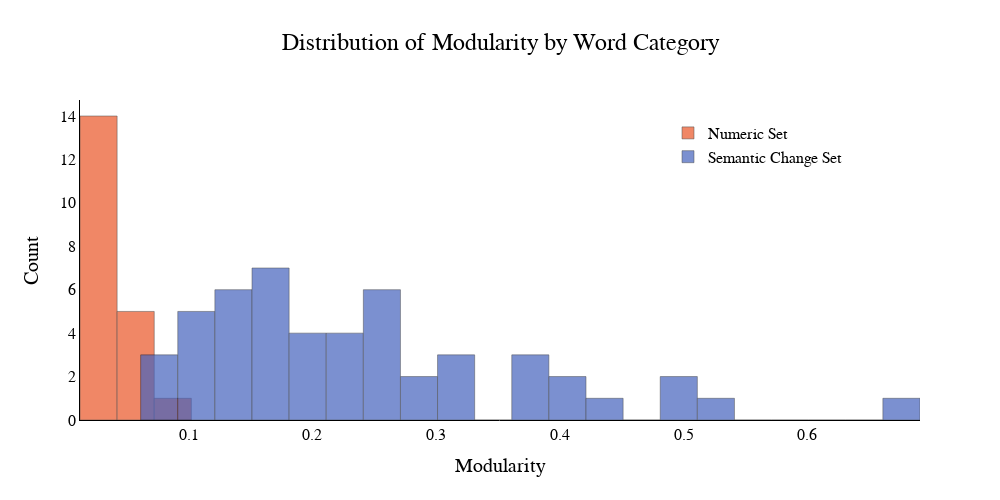

The code cell stored with this chart in its notebook:
### Code cell
# Create the modularity count plot for only Numeric and Semantic Change words using Plotly
# On mouseover, show the list of words in the moused over bin
# Bars have the same width for both categories, but the number of bins may differ
# Instead of annotating the means and medians on the plot, specify them in the legend

import plotly.graph_objs as go
import numpy as np
import urllib.request
import matplotlib.font_manager as fm

# Download and set the Junicode font (matching climate_change.ipynb style)
font_url = "http://calcifercomputing.com/fonts/junicode/TTF/Junicode-Regular.ttf"
font_path = "/tmp/Junicode-Regular.ttf"
urllib.request.urlretrieve(font_url, font_path)
junicode_prop = fm.FontProperties(fname=font_path)

# Include Numeric and Semantic Change categories
categories_to_plot = ['Numeric', 'Semantic Change']
filtered_df = df[df['category'].isin(categories_to_plot)]

# Define colors using the same palette as climate_change.ipynb
good_colors = ['#EA5526', '#4462BD', '#51915B', '#8064A2', '#E5B700']
category_colors = {
    'Numeric': good_colors[0],         
    'Semantic Change': good_colors[1],
}

# Set a fixed bar width for all bars (e.g., 0.03 modularity units)
fixed_bar_width = 0.03

# Store mean/median for legend
category_stats = {}

# Create custom histogram traces with hover text showing words in each bin
traces = []

for category in categories_to_plot:
    cat_df = filtered_df[filtered_df['category'] == category]
    modularity_values = cat_df['modularity'].values
    words = cat_df['word'].values

    if len(modularity_values) == 0:
        continue

    # Compute bin edges for this category, using the fixed bar width
    bin_min = np.min(modularity_values)
    bin_max = np.max(modularity_values)
    # Ensure at least one bin
    nbins = max(1, int(np.ceil((bin_max - bin_min) / fixed_bar_width)))
    # Recompute bin edges to cover the full range
    bin_edges = np.linspace(bin_min, bin_min + nbins * fixed_bar_width, nbins + 1)

    # Assign each value to a bin
    bin_indices = np.digitize(modularity_values, bin_edges) - 1  # bins are 0-indexed

    # Prepare bin counts and hovertext
    bin_counts = np.zeros(nbins)
    bin_word_lists = [[] for _ in range(nbins)]

    for idx, bin_idx in enumerate(bin_indices):
        # Clamp bin_idx to valid range
        if bin_idx < 0:
            bin_idx = 0
        elif bin_idx >= nbins:
            bin_idx = nbins - 1
        bin_counts[bin_idx] += 1
        bin_word_lists[bin_idx].append(words[idx])

    # Prepare hover text: show words in each bin (up to 10, then "and N more")
    hover_texts = []
    for word_list, left, right in zip(bin_word_lists, bin_edges[:-1], bin_edges[1:]):
        if len(word_list) == 0:
            hover_texts.append(f"Modularity: {left:.3f}–{right:.3f}<br>No words")
        else:
            display_words = word_list[:10]
            more_count = len(word_list) - len(display_words)
            word_str = ', '.join(display_words)
            if more_count > 0:
                word_str += f", and {more_count} more"
            hover_texts.append(
                f"Modularity: {left:.3f}–{right:.3f}<br>Words ({len(word_list)}):<br>{word_str}"
            )

    # Calculate mean and median
    mean_mod = np.mean(modularity_values)
    median_mod = np.median(modularity_values)
    category_stats[category] = (mean_mod, median_mod, int(np.sum(bin_counts)))

    # Use bar for custom hovertext, plotting counts (not density)
    traces.append(
        go.Bar(
            x=0.5 * (bin_edges[:-1] + bin_edges[1:]),  # bin centers
            y=bin_counts,
            width=fixed_bar_width,
            name=f"{category} Set",
            opacity=0.7,
            marker_color=category_colors.get(category, good_colors[3]),
            hovertext=hover_texts,
            hoverinfo='text',
            marker_line_width=0.5,
            marker_line_color='black',
            hovertemplate=f'<b>{category}</b><br>%{{hovertext}}<extra></extra>'
        )
    )

# Create the layout matching climate_change.ipynb styling
layout = go.Layout(
    title=dict(
        text='Distribution of Modularity by Word Category',
        font=dict(family="Junicode", size=24, color="black"),
        x=0.5
    ),
    xaxis=dict(
        title=dict(text='Modularity', font=dict(family="Junicode", size=20, color="black")),
        tickfont=dict(family="Geist Mono", size=16, color="black"),
        linecolor='black',
        linewidth=1,
        showgrid=False,
        zeroline=False
    ),
    yaxis=dict(
        title=dict(text='Count', font=dict(family="Junicode", size=20, color="black")),
        tickfont=dict(family="Geist Mono", size=16, color="black"),
        linecolor='black',
        linewidth=1,
        showgrid=False,
        zeroline=False
    ),
    barmode='overlay',
    legend=dict(
        x=0.7, y=0.95,
        bgcolor='rgba(0,0,0,0)',  # Transparent background
        font=dict(family="Junicode", size=16, color="black"),
        itemclick='toggle',      # Allow toggling traces on/off by clicking legend
        itemdoubleclick='toggleothers'  # Double-click to isolate
    ),
    hoverlabel=dict(
        font=dict(family="Geist Mono", size=12)
    ),
    width=1000,
    height=500,
    plot_bgcolor='rgba(0,0,0,0)',
    paper_bgcolor='rgba(0,0,0,0)',
    showlegend=True
)

fig = go.Figure(data=traces, layout=layout)
config={'displayModeBar': False}
fig.show(config=config)
fig.write_html('modularity_dist.html', config=config)

### Figure 1 — Plotly figure (JSON) as saved in the notebook; plotly's stock layout.template omitted (floating-point values rounded to 4 significant figures)
{"data": [{"hoverinfo": "text", "hovertemplate": "<b>Numeric</b><br>%{hovertext}<extra></extra>", "hovertext": ["Modularity: 0.012–0.042<br>Words (14):<br>seven, six, eight, two, nine, twelve, five, twenty, four, fourteen, and 4 more", "Modularity: 0.042–0.072<br>Words (5):<br>seventeen, fifteen, sixteen, nineteen, eighteen", "Modularity: 0.072–0.102<br>Words (1):<br>one"], "marker": {"color": "#EA5526", "line": {"color": "black", "width": 0.5}}, "name": "Numeric Set", "opacity": 0.7, "type": "bar", "width": 0.03, "x": [0.02715, 0.05715, 0.08715], "y": [14.0, 5.0, 1.0]}, {"hoverinfo": "text", "hovertemplate": "<b>Semantic Change</b><br>%{hovertext}<extra></extra>", "hovertext": ["Modularity: 0.061–0.091<br>Words (3):<br>woke, closet, out", "Modularity: 0.091–0.121<br>Words (5):<br>friend, gender, like, climate, subscribe", "Modularity: 0.121–0.151<br>Words (6):<br>tea, slay, lit, ally, creator, salty", "Modularity: 0.151–0.181<br>Words (7):<br>cringe, stream, hustle, swipe, launch, story, shade", "Modularity: 0.181–0.211<br>Words (4):<br>ship, cancel, post, mouse", "Modularity: 0.211–0.241<br>Words (4):<br>streaming, drop, fluid, scroll", "Modularity: 0.241–0.271<br>Words (6):<br>ghost, deck, follow, goat, unicorn, startup", "Modularity: 0.271–0.301<br>Words (2):<br>fire, text", "Modularity: 0.301–0.331<br>Words (3):<br>share, cloud, troll", "Modularity: 0.331–0.361<br>No words", "Modularity: 0.361–0.391<br>Words (3):<br>queer, binary, content", "Modularity: 0.391–0.421<br>Words (2):<br>viral, pivot", "Modularity: 0.421–0.451<br>Words (1):<br>platform", "Modularity: 0.451–0.481<br>No words", "Modularity: 0.481–0.511<br>Words (2):<br>tablet, spam", "Modularity: 0.511–0.541<br>Words (1):<br>app", "Modularity: 0.541–0.571<br>No words", "Modularity: 0.571–0.601<br>No words", "Modularity: 0.601–0.631<br>No words", "Modularity: 0.631–0.661<br>No words", "Modularity: 0.661–0.691<br>Words (1):<br>tweet"], "marker": {"color": "#4462BD", "line": {"color": "black", "width": 0.5}}, "name": "Semantic Change Set", "opacity": 0.7, "type": "bar", "width": 0.03, "x": [0.07619, 0.1062, 0.1362, 0.1662, 0.1962, 0.2262, 0.2562, 0.2862, 0.3162, 0.3462, 0.3762, 0.4062, 0.4362, 0.4662, 0.4962, 0.5262, 0.5562, 0.5862, 0.6162, 0.6462, 0.6762], "y": [3.0, 5.0, 6.0, 7.0, 4.0, 4.0, 6.0, 2.0, 3.0, 0.0, 3.0, 2.0, 1.0, 0.0, 2.0, 1.0, 0.0, 0.0, 0.0, 0.0, 1.0]}], "layout": {"barmode": "overlay", "height": 500, "hoverlabel": {"font": {"family": "Geist Mono", "size": 12}}, "legend": {"bgcolor": "rgba(0,0,0,0)", "font": {"color": "black", "family": "Junicode", "size": 16}, "itemclick": "toggle", "itemdoubleclick": "toggleothers", "x": 0.7, "y": 0.95}, "paper_bgcolor": "rgba(0,0,0,0)", "plot_bgcolor": "rgba(0,0,0,0)", "showlegend": true, "title": {"font": {"color": "black", "family": "Junicode", "size": 24}, "text": "Distribution of Modularity by Word Category", "x": 0.5}, "width": 1000, "xaxis": {"linecolor": "black", "linewidth": 1, "showgrid": false, "tickfont": {"color": "black", "family": "Geist Mono", "size": 16}, "title": {"font": {"color": "black", "family": "Junicode", "size": 20}, "text": "Modularity"}, "zeroline": false}, "yaxis": {"linecolor": "black", "linewidth": 1, "showgrid": false, "tickfont": {"color": "black", "family": "Geist Mono", "size": 16}, "title": {"font": {"color": "black", "family": "Junicode", "size": 20}, "text": "Count"}, "zeroline": false}}}
